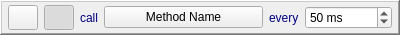
<?xml version="1.0" encoding="UTF-8"?>
<ui version="4.0">
 <class>TimerMethodWidget</class>
 <widget class="QWidget" name="TimerMethodWidget">
  <property name="geometry">
   <rect>
    <x>0</x>
    <y>0</y>
    <width>400</width>
    <height>35</height>
   </rect>
  </property>
  <property name="windowTitle">
   <string>Form</string>
  </property>
  <layout class="QHBoxLayout" name="horizontalLayout">
   <property name="spacing">
    <number>0</number>
   </property>
   <property name="leftMargin">
    <number>0</number>
   </property>
   <property name="topMargin">
    <number>0</number>
   </property>
   <property name="rightMargin">
    <number>0</number>
   </property>
   <property name="bottomMargin">
    <number>0</number>
   </property>
   <item>
    <widget class="QFrame" name="frame">
     <property name="frameShape">
      <enum>QFrame::WinPanel</enum>
     </property>
     <property name="frameShadow">
      <enum>QFrame::Raised</enum>
     </property>
     <layout class="QHBoxLayout" name="horizontalLayout_2">
      <property name="leftMargin">
       <number>6</number>
      </property>
      <property name="topMargin">
       <number>3</number>
      </property>
      <property name="rightMargin">
       <number>6</number>
      </property>
      <property name="bottomMargin">
       <number>3</number>
      </property>
      <item>
       <widget class="QPushButton" name="pbPlay">
        <property name="minimumSize">
         <size>
          <width>0</width>
          <height>25</height>
         </size>
        </property>
        <property name="maximumSize">
         <size>
          <width>30</width>
          <height>16777215</height>
         </size>
        </property>
        <property name="text">
         <string/>
        </property>
        <property name="icon">
         <iconset resource="../../images/geoX.qrc">
          <normaloff>:/images/Play.png</normaloff>:/images/Play.png</iconset>
        </property>
        <property name="checkable">
         <bool>true</bool>
        </property>
        <property name="checked">
         <bool>false</bool>
        </property>
        <property name="autoExclusive">
         <bool>true</bool>
        </property>
       </widget>
      </item>
      <item>
       <widget class="QPushButton" name="pbStop">
        <property name="minimumSize">
         <size>
          <width>0</width>
          <height>25</height>
         </size>
        </property>
        <property name="maximumSize">
         <size>
          <width>30</width>
          <height>16777215</height>
         </size>
        </property>
        <property name="text">
         <string/>
        </property>
        <property name="icon">
         <iconset resource="../../images/geoX.qrc">
          <normaloff>:/images/Stop.png</normaloff>:/images/Stop.png</iconset>
        </property>
        <property name="checkable">
         <bool>true</bool>
        </property>
        <property name="checked">
         <bool>true</bool>
        </property>
        <property name="autoExclusive">
         <bool>true</bool>
        </property>
       </widget>
      </item>
      <item>
       <widget class="QLabel" name="label_3">
        <property name="sizePolicy">
         <sizepolicy hsizetype="Minimum" vsizetype="Preferred">
          <horstretch>0</horstretch>
          <verstretch>0</verstretch>
         </sizepolicy>
        </property>
        <property name="maximumSize">
         <size>
          <width>16777215</width>
          <height>16777215</height>
         </size>
        </property>
        <property name="palette">
         <palette>
          <active>
           <colorrole role="WindowText">
            <brush brushstyle="SolidPattern">
             <color alpha="255">
              <red>0</red>
              <green>0</green>
              <blue>127</blue>
             </color>
            </brush>
           </colorrole>
          </active>
          <inactive>
           <colorrole role="WindowText">
            <brush brushstyle="SolidPattern">
             <color alpha="255">
              <red>0</red>
              <green>0</green>
              <blue>127</blue>
             </color>
            </brush>
           </colorrole>
          </inactive>
          <disabled>
           <colorrole role="WindowText">
            <brush brushstyle="SolidPattern">
             <color alpha="255">
              <red>120</red>
              <green>120</green>
              <blue>120</blue>
             </color>
            </brush>
           </colorrole>
          </disabled>
         </palette>
        </property>
        <property name="text">
         <string>call</string>
        </property>
       </widget>
      </item>
      <item>
       <widget class="QPushButton" name="pbMethodName">
        <property name="sizePolicy">
         <sizepolicy hsizetype="Expanding" vsizetype="Fixed">
          <horstretch>1</horstretch>
          <verstretch>0</verstretch>
         </sizepolicy>
        </property>
        <property name="text">
         <string>Method Name</string>
        </property>
        <property name="icon">
         <iconset resource="../../images/geoX.qrc">
          <normaloff>:/images/Method.png</normaloff>:/images/Method.png</iconset>
        </property>
       </widget>
      </item>
      <item>
       <widget class="QLabel" name="label_2">
        <property name="sizePolicy">
         <sizepolicy hsizetype="Minimum" vsizetype="Preferred">
          <horstretch>0</horstretch>
          <verstretch>0</verstretch>
         </sizepolicy>
        </property>
        <property name="maximumSize">
         <size>
          <width>16777215</width>
          <height>16777215</height>
         </size>
        </property>
        <property name="palette">
         <palette>
          <active>
           <colorrole role="WindowText">
            <brush brushstyle="SolidPattern">
             <color alpha="255">
              <red>0</red>
              <green>0</green>
              <blue>127</blue>
             </color>
            </brush>
           </colorrole>
          </active>
          <inactive>
           <colorrole role="WindowText">
            <brush brushstyle="SolidPattern">
             <color alpha="255">
              <red>0</red>
              <green>0</green>
              <blue>127</blue>
             </color>
            </brush>
           </colorrole>
          </inactive>
          <disabled>
           <colorrole role="WindowText">
            <brush brushstyle="SolidPattern">
             <color alpha="255">
              <red>120</red>
              <green>120</green>
              <blue>120</blue>
             </color>
            </brush>
           </colorrole>
          </disabled>
         </palette>
        </property>
        <property name="text">
         <string>every</string>
        </property>
       </widget>
      </item>
      <item>
       <widget class="QSpinBox" name="sbDelay">
        <property name="suffix">
         <string> ms</string>
        </property>
        <property name="minimum">
         <number>1</number>
        </property>
        <property name="maximum">
         <number>1000000000</number>
        </property>
        <property name="singleStep">
         <number>5</number>
        </property>
        <property name="value">
         <number>50</number>
        </property>
       </widget>
      </item>
     </layout>
    </widget>
   </item>
  </layout>
 </widget>
 <resources>
  <include location="../../images/geoX.qrc"/>
 </resources>
 <connections/>
</ui>
